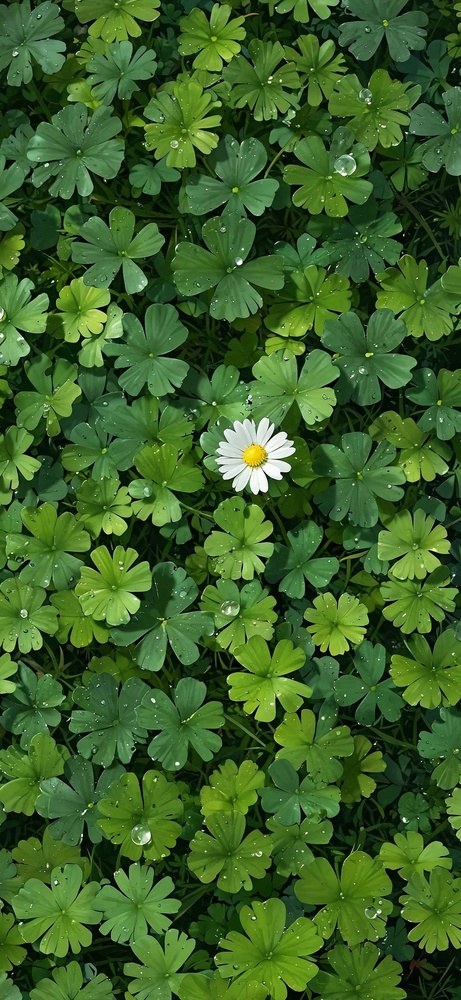
#> input picture notWatermarked.JPG, 461 x 1000 px, shrunk from 1170 x 2536 before the run, found by its file name
$ python DCT.py
#> lines starting #> are read from the running program, lines starting #| are printed output that depends on the picture
import cv2
import numpy as np
from scipy.fftpack import dct, idct

# -----------------------------
# DCT helper functions
# -----------------------------

def dct2(block):
    """Apply 2D DCT to an 8x8 block."""
    return dct(dct(block.T, norm="ortho").T, norm="ortho")


def idct2(block):
    """Apply inverse 2D DCT to an 8x8 block."""
    return idct(idct(block.T, norm="ortho").T, norm="ortho")


# -----------------------------
# Text <-> binary
# -----------------------------

# [7 lines left out: function text_to_bits, not called in this run]


def bits_to_text(bits):
    """Convert binary bits back into text."""
    chars = []

    for i in range(0, len(bits), 8):
        byte = bits[i:i + 8]

        if len(byte) < 8:
            break

        char_code = int("".join(map(str, byte)), 2)
        chars.append(chr(char_code))

    return "".join(chars)


# -----------------------------
# Embed watermark
# -----------------------------

# [76 lines left out: function embed_watermark, not called in this run]


# -----------------------------
# Extract watermark
# -----------------------------

def extract_watermark(input_path, watermark_length):
    """
    Extract invisible watermark from image.
    watermark_length = number of characters expected.
    """
#> called with input_path = 'notWatermarked.JPG', watermark_length = 22

    img = cv2.imread(input_path)
#> img is the input picture: shape (1000, 461, 3); mean B, G, R 39.9, 96.9, 60.2

    if img is None:
        raise ValueError("Image not found or invalid path.")

    ycrcb = cv2.cvtColor(img, cv2.COLOR_BGR2YCrCb)
#> ycrcb: shape (1000, 461, 3); mean of channels 0, 1, 2 79.4, 114.3, 105.7
    y_channel = ycrcb[:, :, 0].astype(np.float32)
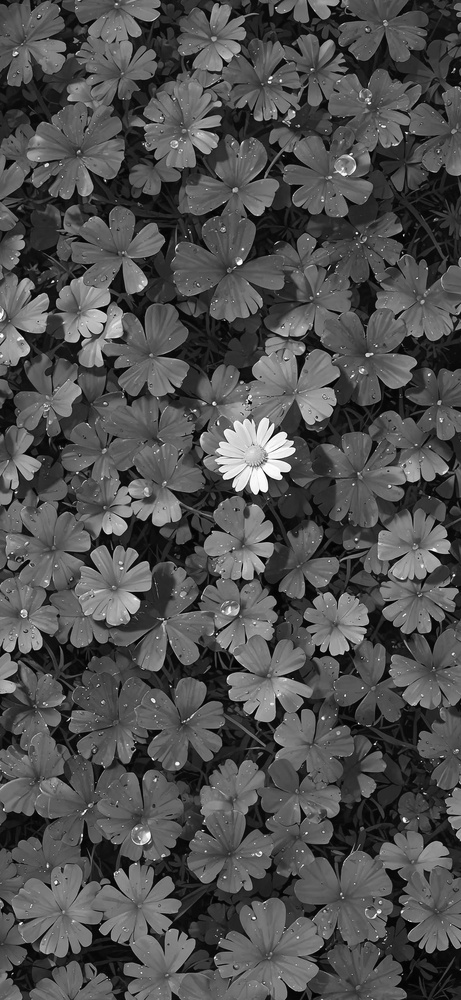
#> y_channel: shape (1000, 461) float32; min 0, max 255, mean 79.4

    height, width = y_channel.shape
#> height = 1000; width = 461

    total_bits = watermark_length * 8
    extracted_bits = []

    for row in range(0, height - 8, 8):
        for col in range(0, width - 8, 8):

            if len(extracted_bits) >= total_bits:
                break

            block = y_channel[row:row + 8, col:col + 8]

            dct_block = dct2(block)

            x1, y1 = 3, 4
            x2, y2 = 4, 3

            c1 = dct_block[x1, y1]
            c2 = dct_block[x2, y2]

            bit = 1 if c1 > c2 else 0
            extracted_bits.append(bit)

        if len(extracted_bits) >= total_bits:
            break
#> after the loop, extracted_bits = 176 values, max 1 at index 0, min 0 at index 1, mean 0.517

    watermark_text = bits_to_text(extracted_bits)
#> the loop in bits_to_text, `for i in range(0, len(bits), 8):` made 22 passes
#> (i, byte) on passes 2 to 13: (8, [0, 0, 0, 1, 0, 1, 0, 0]), (16, [1, 1, 1, 0, 0, 1, 1, 0]), (24, [0, 1, 1, 1, 1, 1, 1, 1]), (32, [1, 1, 0, 1, 0, 1, 1, 0]), (40, [1, 0, 0, 1, 0, 0, 0, 1]), (48, [0, 0, 1, 1, 0, 1, 1, 0]), (56, [1, 1, 1, 1, 1, 1, 0, 1]), (64, [1, 1, 1, 0, 0, 0, 1, 0]), (72, [1, 0, 1, 1, 0, 1, 1, 0]), (80, [0, 0, 1, 1, 0, 1, 1, 1]), (88, [0, 1, 0, 1, 0, 1, 0, 0]), (96, [0, 0, 1, 1, 0, 1, 1, 1])
#> byte on pass 1: [1, 0, 0, 1, 0, 1, 1, 0]
#> after the loop in bits_to_text, `for i in range(0, len(bits), 8):`: chars = 22 items

    return watermark_text


# -----------------------------
# Example usage
# -----------------------------

if __name__ == "__main__":
    original_image = "original.JPG"
    watermarked_image = "notWatermarked.JPG"

    watermark = "wm8KD29Aimg4560425a9f3"

    # [5 lines of commented-out code are left out]

    extracted = extract_watermark(
        input_path=watermarked_image,
        watermark_length=len(watermark)
    )

    print("Extracted watermark:", extracted)
#| Extracted watermark: æÖ6ýâ¶7T7Ú¢ÝÉPiU
